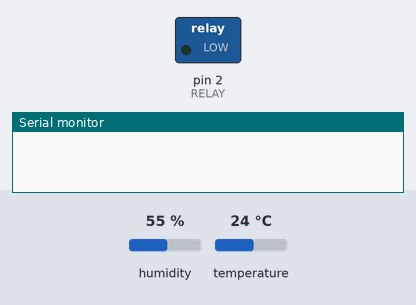
Bench run of a sketch on a simulated Arduino Uno, built with avr-gcc and run on an emulated ATmega328P. Parts: switched loads named in the sketch (green lamp = pin HIGH), the last lines printed to the serial monitor. The test bench sets the inputs (shaded band); at power-on: humidity 55 %, temperature 24 °C.

Above: at 0.1 s.
At 1.1 s:
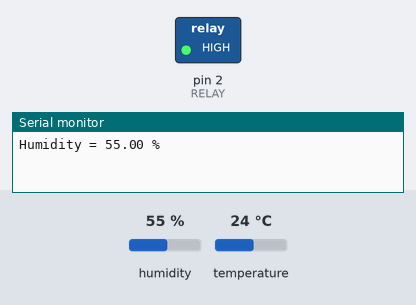
Timing chart, 0 to 2.6 s (numbered marks = the images above):
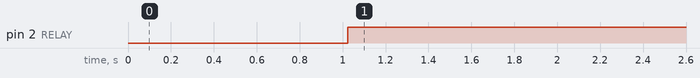

Measured:
- by itself, pin 2 (RELAY): LOW → HIGH at 1.0 s

The sketch:

control_humidifier.ino
```cpp
#include <DHT_U.h>
#include <DHT.h>

#define DHT11_TYPE DHT11
#define DHT11_PIN 5

#define RELAY 2


DHT dht(DHT11_PIN, DHT11_TYPE);


void setup() {
  // put your setup code here, to run once:
  Serial.begin(9600);
  dht.begin();
  pinMode(RELAY, OUTPUT);
}

void loop() {
    delay(1000);
  // put your main code here, to run repeatedly:

  float h = dht.readHumidity();

  // Check if any reads failed and exit early (to try again).
  if (isnan(h)) {
    Serial.println(F("Failed to read from DHT sensor!"));
    return;
  }

  Serial.print("Humidity = ");
  Serial.print(h);
  Serial.println(" %");

  if ((h < 85) | (h > 90)) {
      digitalWrite(RELAY, HIGH);
  } else {
      digitalWrite(RELAY, LOW);
  }
}
```
